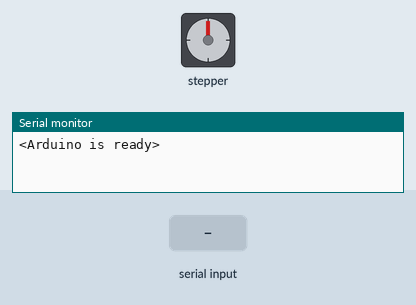
Bench run of a program on a simulated Arduino Uno, built with avr-gcc and run on an emulated ATmega328P. On the bench: stepper motor, the last lines printed to the serial monitor. Inputs (shaded band) come from the test bench. Stepper angles assume 400 steps per turn.

Above: at 1.2 s.
1.3 s: "m90\n" received over Serial
At 1.45 s:
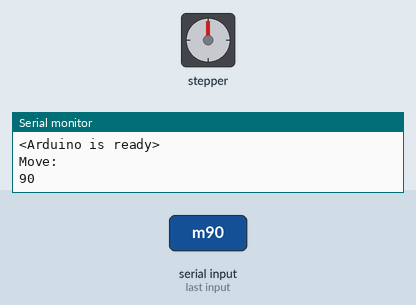
At 2.5 s:
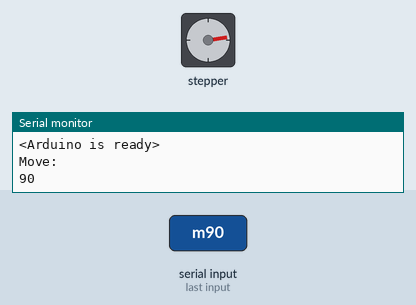
6.1 s: "m90\n" received over Serial
At 6.7 s:
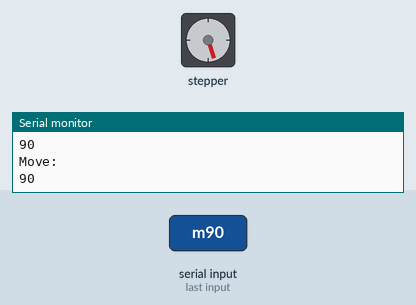
Timing chart, 0 to 8.7 s (numbered marks = the images above; inputs shaded):
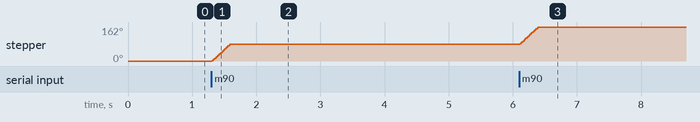

The program:

main.cpp
```cpp
// control the AweSEM prototypev2 motors

// use m and s to type commands into Serial

// EX: to move it by 30 units up type m30 (m-30 for downwards)
// speed is default 10rpm, to change type s30 to set speed to 30rpm


#include <Arduino.h>
#include <Wire.h>
#include <Adafruit_MotorShield.h>

int revs=0;
int size;
String valStr;
int val;


byte byteRead;

const byte numChars = 32;
char receivedChars[numChars]; // an array to store the received data
boolean newData = false;
// Create the motor shield object with the default I2C address
Adafruit_MotorShield AFMS = Adafruit_MotorShield();

// Or, create it with a different I2C address (say for stacking)
// Adafruit_MotorShield AFMS = Adafruit_MotorShield(0x61);

// Connect a stepper motor with 200 steps per revolution (1.8 degree)
// to motor port #2 (M3 and M4)
Adafruit_StepperMotor *myMotor = AFMS.getStepper(400, 1);


void recvWithEndMarker() {
 static byte ndx = 0;
 char endMarker = '\n';
 char rc;

 // if (Serial.available() > 0) {
           while (Serial.available() > 0 && newData == false) {
 rc = Serial.read();

 if (rc != endMarker) {
 receivedChars[ndx] = rc;
 ndx++;
 if (ndx >= numChars) {
 ndx = numChars - 1;
 }
 }
 else {
 receivedChars[ndx] = '\0'; // terminate the string
 ndx = 0;
 newData = true;
 }
 }
}

void showNewData() {
 if (newData == true) {
   size = sizeof(receivedChars)/sizeof(receivedChars[0]);
   char speed[size-1];

  for(int i = 1; i<size; i++){
    speed[i-1] = receivedChars[i];
  }

  valStr = String(speed);
  val = valStr.toInt();

   if (receivedChars[0] == 's'){
    Serial.println("Speed: ");
    Serial.println(val);
    myMotor->setSpeed(val);

   }
   else if (receivedChars[0] == 'm'){
     Serial.println("Move: ");
     Serial.println(val);

    if(val>0){
      myMotor->step(val,FORWARD,DOUBLE);
    }
    else{
      myMotor->step(abs(val),BACKWARD,DOUBLE);
    }

   }
   else{
     Serial.println("Error");
   }

 newData = false;
 }
}

void setup() {
  Serial.begin(9600);           // set up Serial library at 9600 bps


  AFMS.begin();  // create with the default frequency 1.6KHz
  //AFMS.begin(1000);  // OR with a different frequency, say 1KHz

  myMotor->setSpeed(50);  // 10 rpm

   Serial.println("<Arduino is ready>");
}


void loop() {
 recvWithEndMarker();
 showNewData();
}
```

Measured:
- after the input at 1.3 s, stepper: turns 81° clockwise in 0.28 s, starting at once
- after the input at 6.1 s, stepper: turns 81° clockwise in 0.28 s, starting at once
